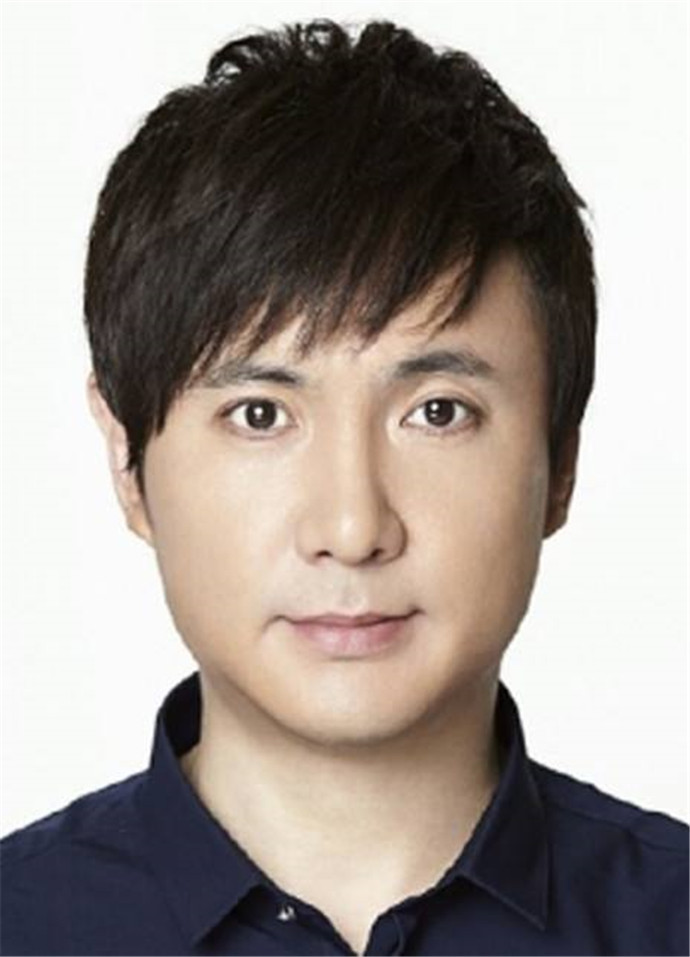
#> input picture cv2_face/images/st_2.jpeg, 690 x 957 px
$ python cv2_face.py
#> lines starting #> are read from the running program, lines starting #| are printed output that depends on the picture; after the words box and inside, x2 and y2 are one past the last pixel; in counts of white or black regions, pixels touching at a corner belong together
# 导入OpenCV库
import cv2

# 读取图片
img = cv2.imread('images/st_2.jpeg')
#> img is the input picture: shape (957, 690, 3); mean B, G, R 144.9, 150.6, 159.3
# 转换为灰阶图片
gray = cv2.cvtColor(img, cv2.COLOR_BGR2GRAY)
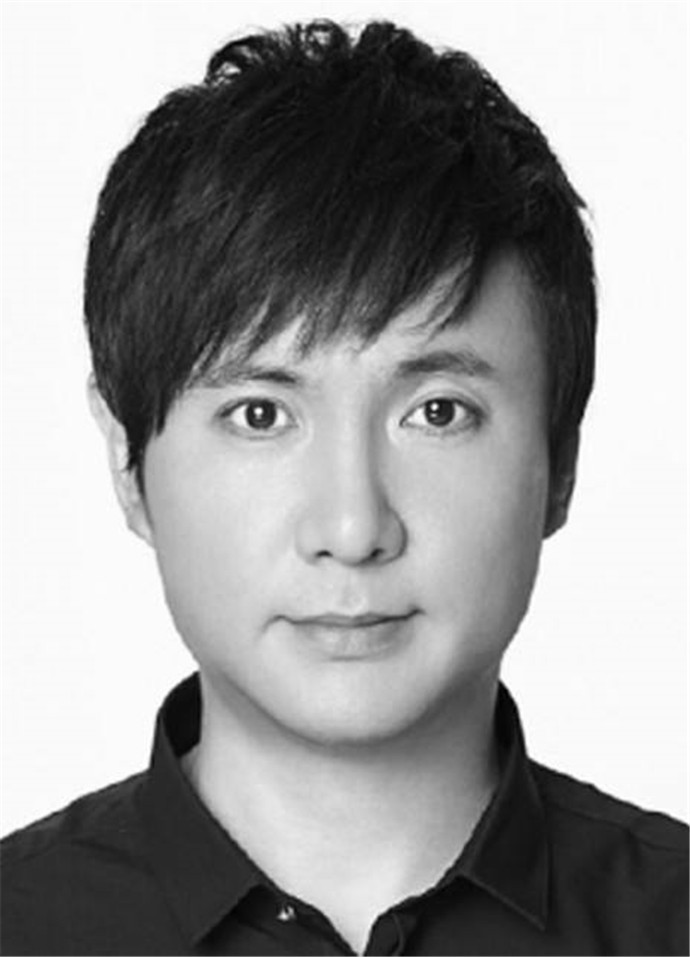
#> gray: shape (957, 690); min 0, max 255, mean 152.5
# 人脸检测器
face_cascade = cv2.CascadeClassifier('lib/haarcascades/haarcascade_frontalface_default.xml')
faces = face_cascade.detectMultiScale(gray, 1.3, 5)
#> faces = [[112, 231, 480, 480]]

# 绘制人脸区域
for (x,y,w,h) in faces:
    print(x,y,w,h)
    '''****************BEGIN****************'''
    # 在人脸区域添加矩形框

    cv2.rectangle(img,(x,y),(x+w,y+h),(0,0,255),2)
    face_areas = img[y:y+h, x:x+w]
    face_grays = gray[y:y+h, x:x+w]

    '''**************** END ****************'''

    #绘制眼睛区域
    path_of_haarcascade_eye = "lib/haarcascades/haarcascade_eye.xml"
    eye_cascade = cv2.CascadeClassifier(path_of_haarcascade_eye)
    eyes = eye_cascade.detectMultiScale(face_grays)
    '''****************BEGIN****************'''
    for (ex,ey,ew,eh) in eyes:
        print(ex,ey,ew,eh)
        # 在眼睛区域添加矩形框

        cv2.rectangle(face_areas,(ex,ey),(ex+ew,ey+eh),(0,255,0),2)

    '''**************** END ****************'''
#> this loop made 1 pass
#| 112 231 480 480
#| 180 114 22 22
#| 104 144 78 78
#| 238 304 41 41
#| 277 135 92 92
#| 142 371 47 47
#> pass 1, `face_areas = img[y:y+h, x:x+w]`:
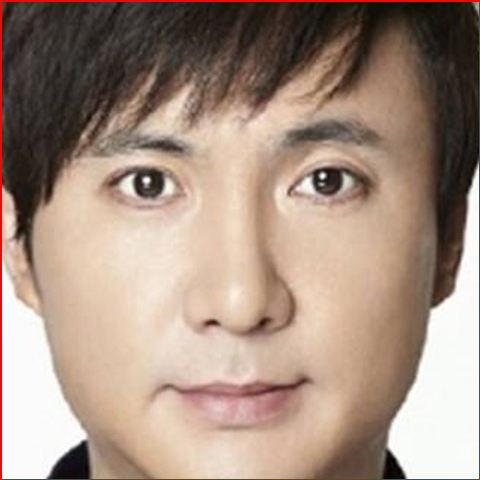
#> face_areas: shape (480, 480, 3); mean B, G, R 128.3, 142.7, 165.7
#> pass 1, `face_grays = gray[y:y+h, x:x+w]`:
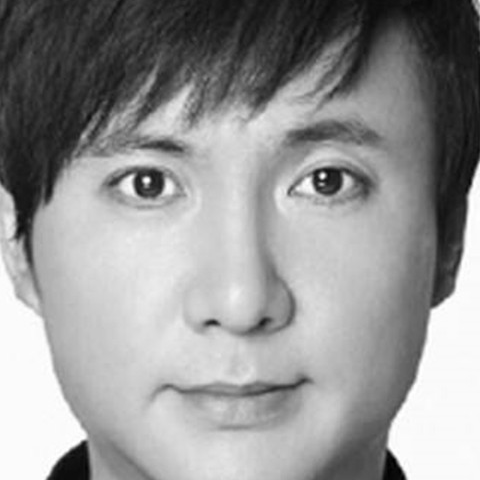
#> face_grays: shape (480, 480); min 0, max 255, mean 148.5
#> after the loop:
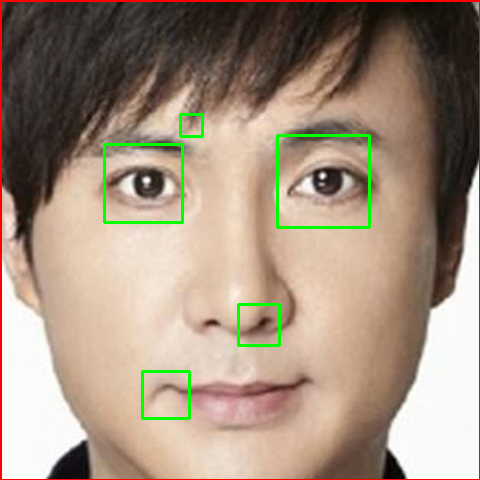
#> face_areas: shape (480, 480, 3); 1.45% of pixels changed, all inside (x1, y1, x2, y2) = (103, 113, 371, 420)
#> after the loop:
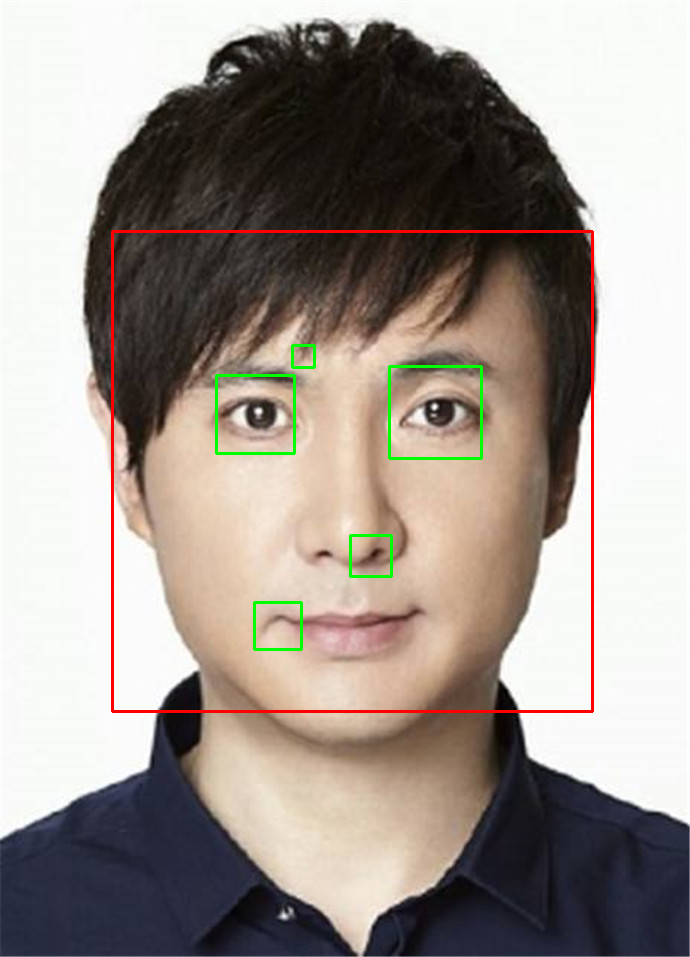
#> img: shape (957, 690, 3); 1.38% of pixels changed, all inside (x1, y1, x2, y2) = (111, 230, 594, 713)

# 保存图片
save_image_path = "out/st_2_drawing.jpg"
cv2.imwrite(save_image_path,img)

$ run again, with cv2_face/images/st_10.jpeg copied over cv2_face/images/st_2.jpeg
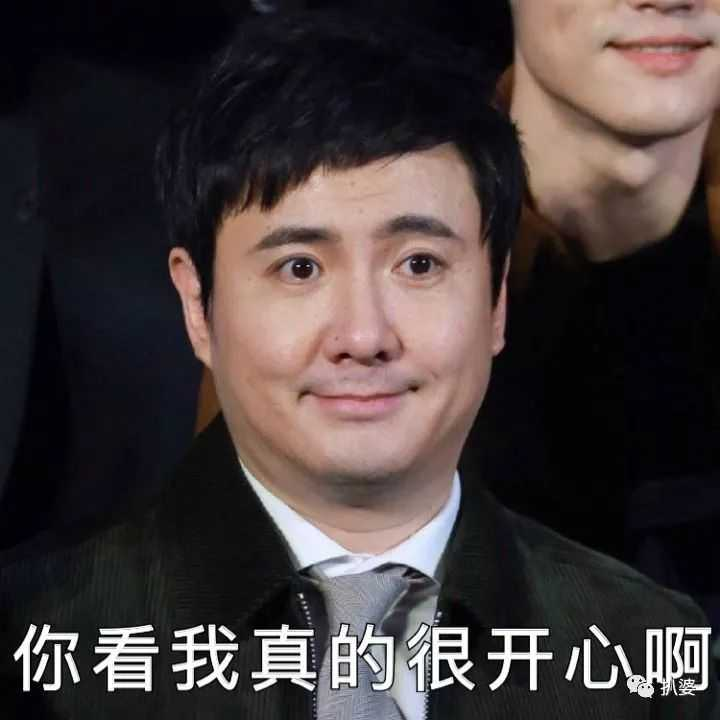
#> input picture cv2_face/images/st_10.jpeg, 720 x 720 px
#> img is the input picture: shape (720, 720, 3); mean B, G, R 59.1, 59.1, 68.5
#> faces = [[172, 116, 369, 369]]
#> the loop `for (x,y,w,h) in faces:` made 1 pass
#> (printed output is left out)
#> after the loop `for (x,y,w,h) in faces:`:
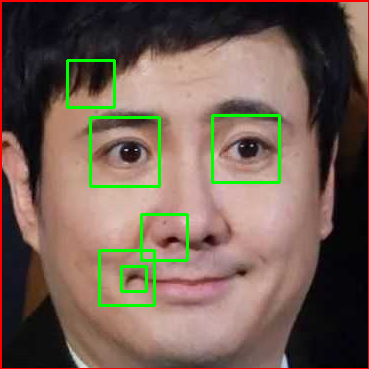
#> face_areas: shape (369, 369, 3); mean B, G, R 82.6, 94.6, 115.1
#> after the loop `for (x,y,w,h) in faces:`:
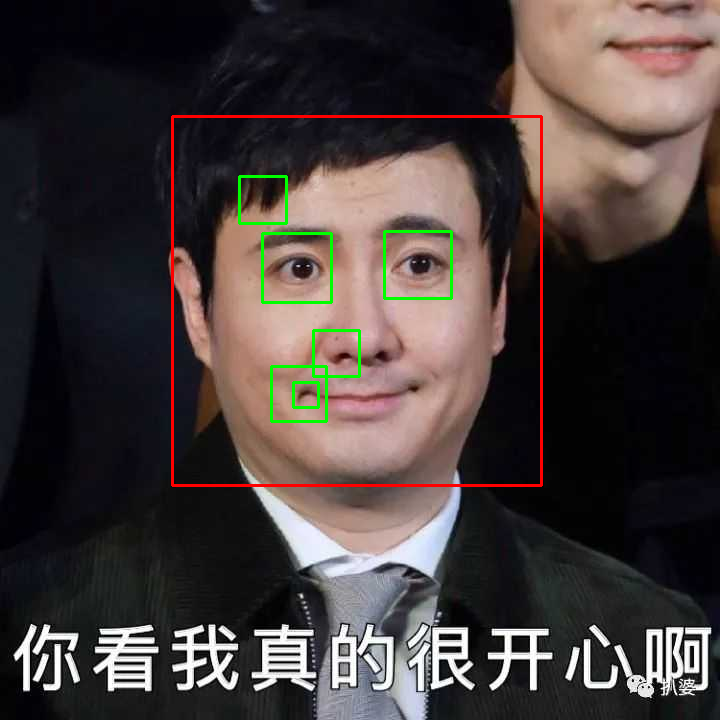
#> img: shape (720, 720, 3); 1.56% of pixels changed, all inside (x1, y1, x2, y2) = (171, 115, 543, 487)

$ run again, with cv2_face/images/st_3.jpeg copied over cv2_face/images/st_2.jpeg
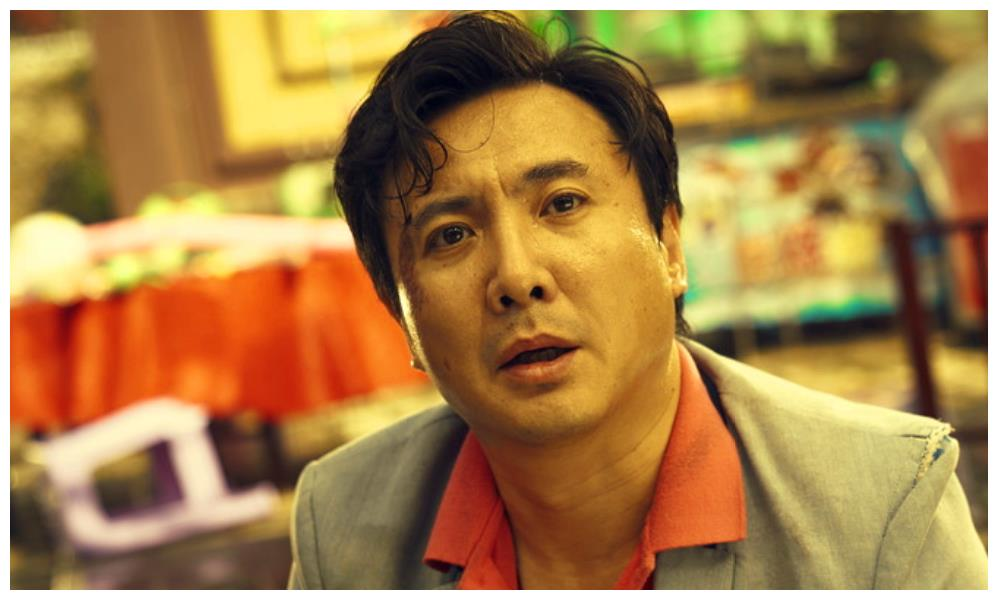
#> input picture cv2_face/images/st_3.jpeg, 998 x 600 px
#> img is the input picture: shape (600, 998, 3); mean B, G, R 74.2, 128.9, 168.9
#> faces = [[357, 91, 314, 314]]
#> the loop `for (x,y,w,h) in faces:` made 1 pass
#> (x, y, w, h, path_of_haarcascade_eye, eyes) on pass 1: (357, 91, 314, 314, 'lib/haarcascades/haarcascade_eye.xml', [[128, 192, 36, 36], [174, 84, 61, 61], [64, 117, 58, 58]])
#> (printed output is left out)
#> after the loop `for (x,y,w,h) in faces:`:
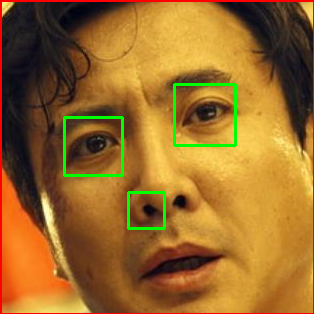
#> face_areas: shape (314, 314, 3); mean B, G, R 41.8, 105.9, 152.9
#> after the loop `for (x,y,w,h) in faces:`:
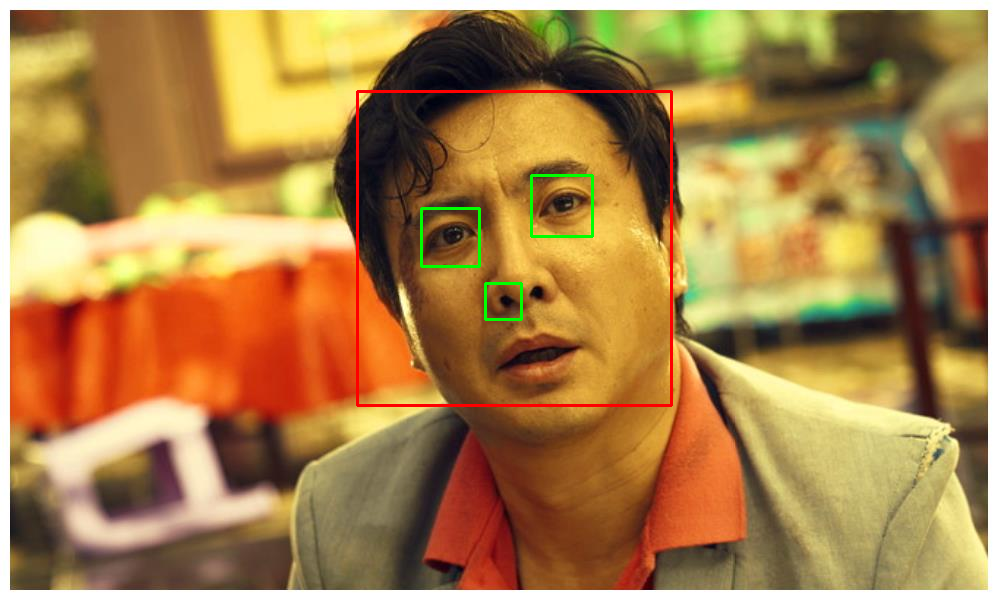
#> img: shape (600, 998, 3); 0.94% of pixels changed, all inside (x1, y1, x2, y2) = (356, 90, 673, 407)
